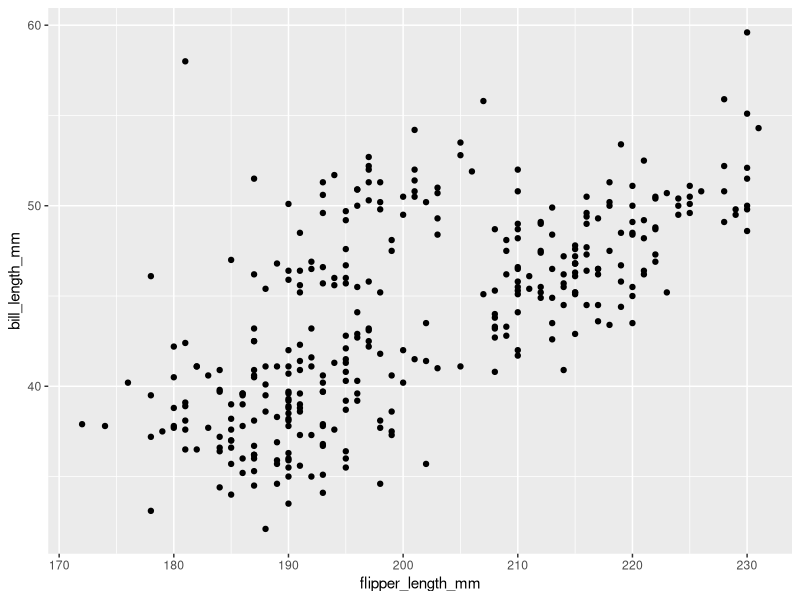
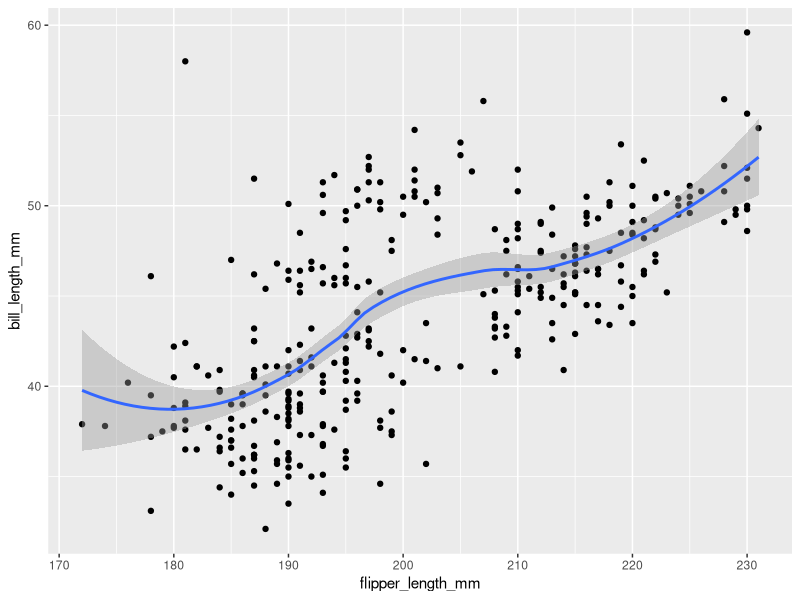
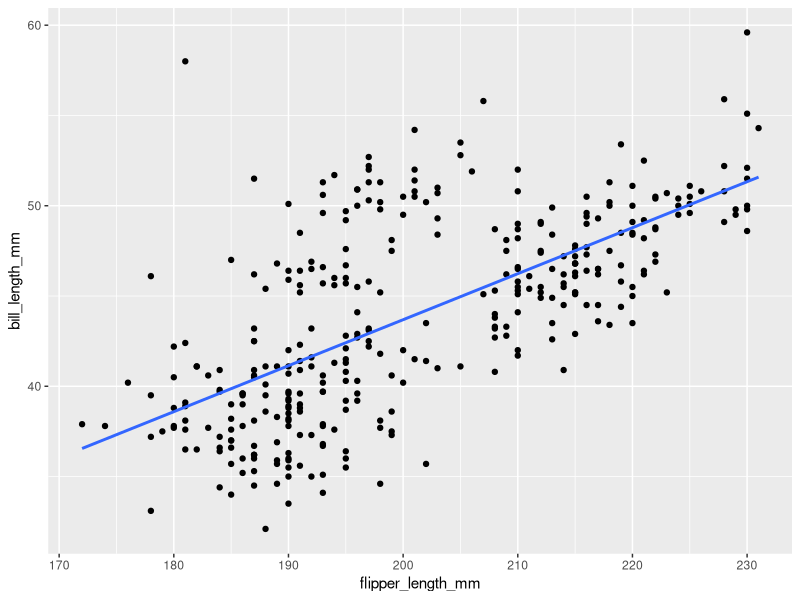
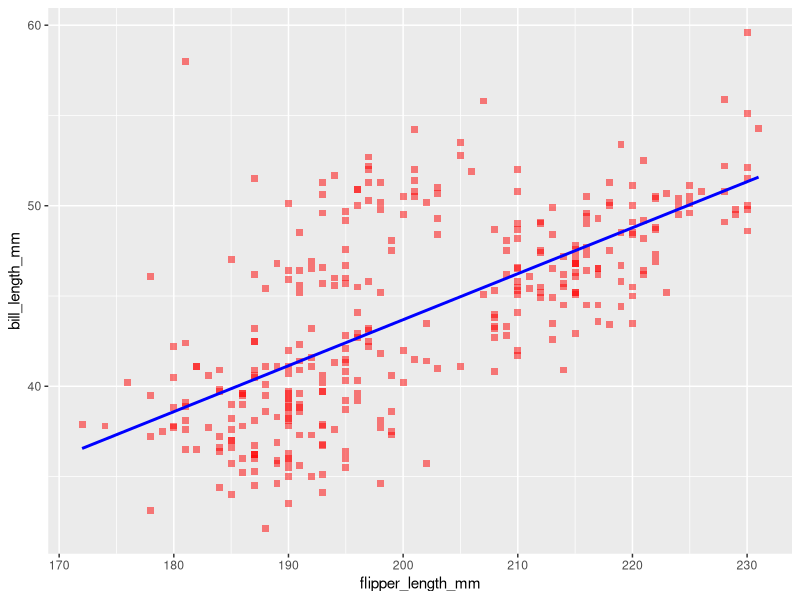
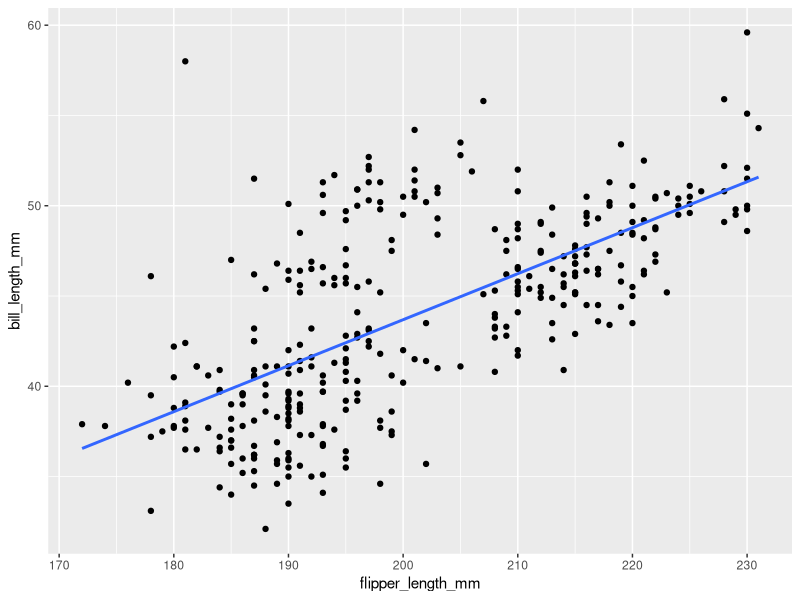
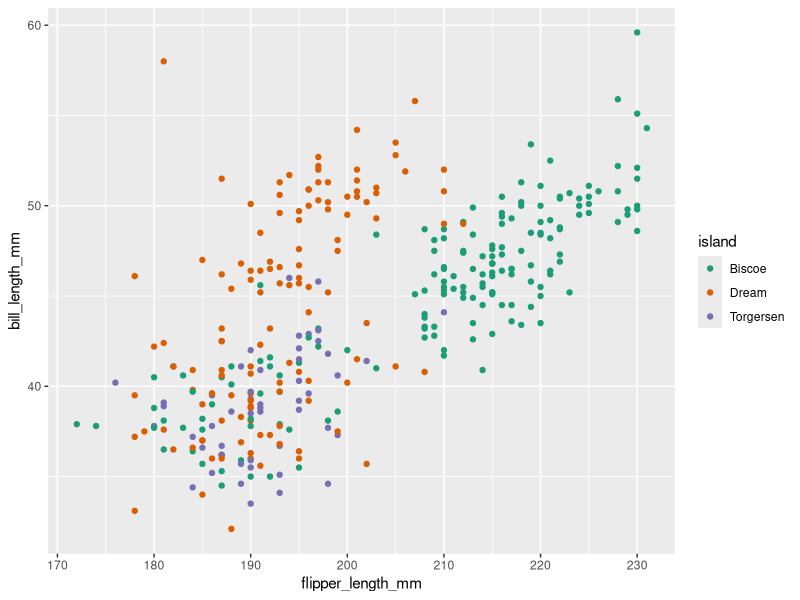
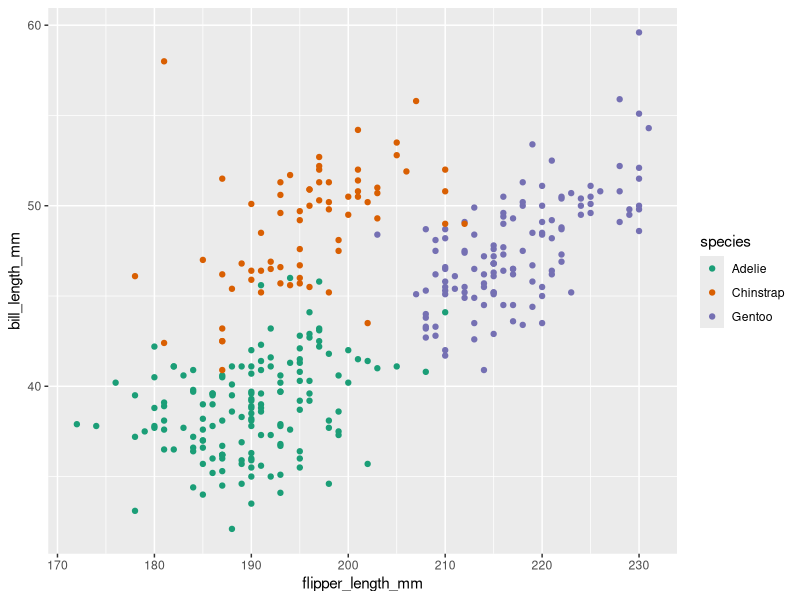
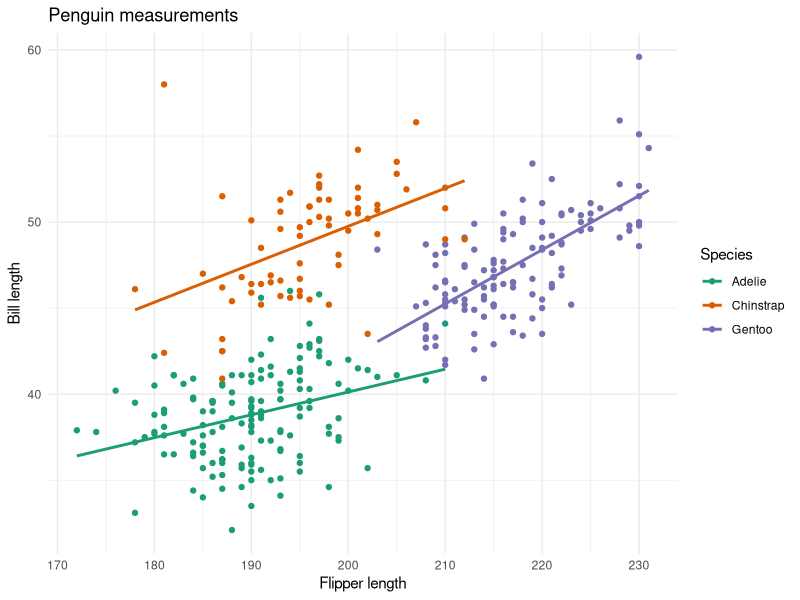

These charts were generated, in order, by the following R code:
## Scatterplots in R
library(tidyverse)
library(modeldata)

View(penguins)

#basic plot
ggplot(penguins, aes(x = flipper_length_mm,
                     y = bill_length_mm)) +
  geom_point()

#adding a non straight regression line
ggplot(penguins, aes(x = flipper_length_mm,
                     y = bill_length_mm)) +
  geom_point() +
  geom_smooth()

#improving the line, making it straight
ggplot(penguins, aes(x = flipper_length_mm,
                     y = bill_length_mm)) +
  geom_point() +
  geom_smooth(method = "lm", se=FALSE)

#playing with points and the colors
ggplot(penguins, aes(x = flipper_length_mm,
                     y = bill_length_mm)) +
  geom_point(size=2, color="red", shape="square", alpha=0.5) +
  geom_smooth(method = "lm", se=FALSE, color="blue")


#now get back to basic scatterplot
ggplot(penguins, aes(x = flipper_length_mm,
                     y = bill_length_mm)) +
  geom_point() +
  geom_smooth(method = "lm", se=FALSE)

#linnearmodel funcntion, 0.2548 is the slope
lm(bill_length_mm ~ flipper_length_mm, data = penguins)


#coloring islands and adding color blind friendly color palette
ggplot(penguins, aes(x = flipper_length_mm,
                     y = bill_length_mm,
                     color = island)) +
  geom_point() +
  scale_color_brewer(palette = "Dark2")

#coloring species
ggplot(penguins, aes(x = flipper_length_mm,
                     y = bill_length_mm,
                     color = species)) +
  geom_point() +
  scale_color_brewer(palette = "Dark2")
#this is a more clear grouping when checked the plot

#seperate regression lines for each group annd adding labels
ggplot(penguins, aes(x = flipper_length_mm,
                     y = bill_length_mm,
                     color = species)) +
  geom_point() +
  geom_smooth(method = "lm", se=FALSE) +
  scale_color_brewer(palette = "Dark2") +
  labs(x = "Flipper length",
       y = "Bill length",
       color = "Species",
       title = "Penguin measurements")+
  theme_minimal()
#theme_minimal erase the grey background
